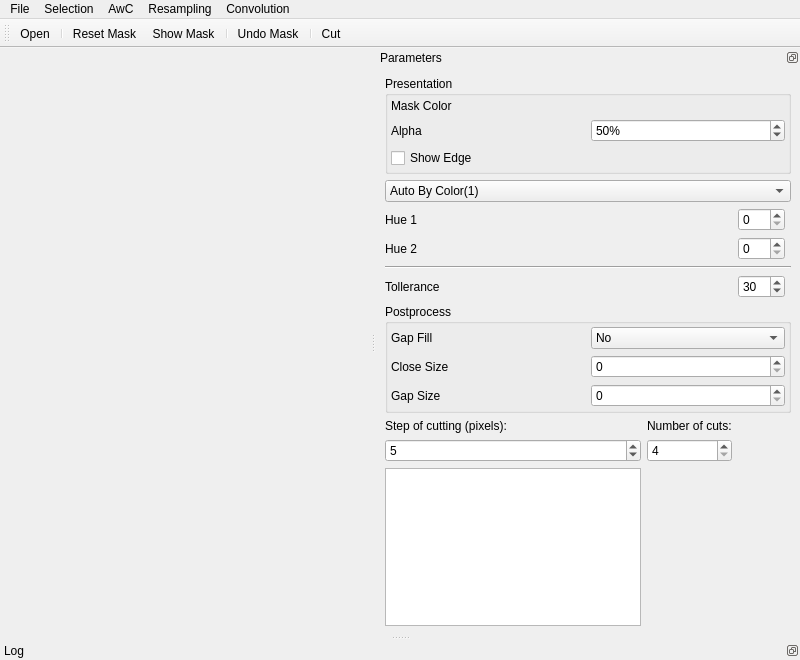
<?xml version="1.0" encoding="UTF-8"?>
<ui version="4.0">
 <class>TestSuperResolutionMainWindowClass</class>
 <widget class="QMainWindow" name="TestSuperResolutionMainWindowClass">
  <property name="geometry">
   <rect>
    <x>0</x>
    <y>0</y>
    <width>800</width>
    <height>660</height>
   </rect>
  </property>
  <property name="windowTitle">
   <string>MainWindow</string>
  </property>
  <widget class="QWidget" name="centralwidget"/>
  <widget class="QDockWidget" name="parametersWidget">
   <property name="minimumSize">
    <size>
     <width>358</width>
     <height>582</height>
    </size>
   </property>
   <property name="features">
    <set>QDockWidget::DockWidgetFloatable|QDockWidget::DockWidgetMovable</set>
   </property>
   <property name="windowTitle">
    <string>Parameters</string>
   </property>
   <attribute name="dockWidgetArea">
    <number>2</number>
   </attribute>
   <widget class="QWidget" name="dockWidgetContents_2">
    <layout class="QGridLayout" name="gridLayout">
     <item row="1" column="1" colspan="4">
      <widget class="QComboBox" name="maskComboBox">
       <property name="currentIndex">
        <number>2</number>
       </property>
       <item>
        <property name="text">
         <string>Hue Mask</string>
        </property>
       </item>
       <item>
        <property name="text">
         <string>Auto By Color</string>
        </property>
       </item>
       <item>
        <property name="text">
         <string>Auto By Color(1)</string>
        </property>
       </item>
      </widget>
     </item>
     <item row="2" column="1" colspan="2">
      <widget class="QLabel" name="label">
       <property name="text">
        <string>Hue 1</string>
       </property>
      </widget>
     </item>
     <item row="10" column="1">
      <widget class="QSpinBox" name="pixelsSpinBox">
       <property name="maximum">
        <number>1000</number>
       </property>
       <property name="value">
        <number>5</number>
       </property>
      </widget>
     </item>
     <item row="5" column="3">
      <widget class="QSpinBox" name="toleranceSpinBox">
       <property name="maximum">
        <number>900</number>
       </property>
       <property name="value">
        <number>30</number>
       </property>
      </widget>
     </item>
     <item row="11" column="1">
      <widget class="QListWidget" name="mWidgetList"/>
     </item>
     <item row="8" column="1">
      <widget class="QLabel" name="label_9">
       <property name="text">
        <string>Step of cutting (pixels):</string>
       </property>
      </widget>
     </item>
     <item row="3" column="1" colspan="2">
      <widget class="QLabel" name="label_2">
       <property name="text">
        <string>Hue 2</string>
       </property>
      </widget>
     </item>
     <item row="0" column="1" colspan="4">
      <widget class="QGroupBox" name="groupBox">
       <property name="title">
        <string>Presentation</string>
       </property>
       <layout class="QGridLayout" name="gridLayout_2">
        <property name="leftMargin">
         <number>3</number>
        </property>
        <property name="topMargin">
         <number>3</number>
        </property>
        <property name="rightMargin">
         <number>3</number>
        </property>
        <property name="bottomMargin">
         <number>3</number>
        </property>
        <item row="0" column="1">
         <widget class="RgbColorParametersControlWidget" name="maskColorWidget" native="true"/>
        </item>
        <item row="0" column="0">
         <widget class="QLabel" name="label_4">
          <property name="text">
           <string>Mask Color</string>
          </property>
         </widget>
        </item>
        <item row="2" column="0">
         <widget class="QCheckBox" name="showEdgeCheckBox">
          <property name="text">
           <string>Show Edge</string>
          </property>
         </widget>
        </item>
        <item row="1" column="0">
         <widget class="QLabel" name="label_8">
          <property name="text">
           <string>Alpha</string>
          </property>
         </widget>
        </item>
        <item row="1" column="1">
         <widget class="QSpinBox" name="maskAlphaSpinBox">
          <property name="suffix">
           <string>%</string>
          </property>
          <property name="maximum">
           <number>100</number>
          </property>
          <property name="value">
           <number>50</number>
          </property>
         </widget>
        </item>
       </layout>
      </widget>
     </item>
     <item row="5" column="1">
      <widget class="QLabel" name="label_3">
       <property name="text">
        <string>Tollerance</string>
       </property>
      </widget>
     </item>
     <item row="2" column="3">
      <widget class="QSpinBox" name="hue1SpinBox">
       <property name="maximum">
        <number>360</number>
       </property>
      </widget>
     </item>
     <item row="3" column="3">
      <widget class="QSpinBox" name="hue2SpinBox">
       <property name="maximum">
        <number>360</number>
       </property>
      </widget>
     </item>
     <item row="4" column="1" colspan="4">
      <widget class="Line" name="line">
       <property name="orientation">
        <enum>Qt::Horizontal</enum>
       </property>
      </widget>
     </item>
     <item row="7" column="1" colspan="4">
      <widget class="QGroupBox" name="groupBox_2">
       <property name="title">
        <string>Postprocess</string>
       </property>
       <layout class="QGridLayout" name="gridLayout_3">
        <property name="leftMargin">
         <number>3</number>
        </property>
        <property name="topMargin">
         <number>3</number>
        </property>
        <property name="rightMargin">
         <number>3</number>
        </property>
        <property name="bottomMargin">
         <number>3</number>
        </property>
        <item row="0" column="0">
         <widget class="QLabel" name="label_5">
          <property name="text">
           <string>Gap Fill</string>
          </property>
         </widget>
        </item>
        <item row="0" column="1">
         <widget class="QComboBox" name="postFillComboBox">
          <item>
           <property name="text">
            <string>No</string>
           </property>
          </item>
          <item>
           <property name="text">
            <string>Fill with morphology</string>
           </property>
          </item>
          <item>
           <property name="text">
            <string>Fill small gaps</string>
           </property>
          </item>
         </widget>
        </item>
        <item row="1" column="0">
         <widget class="QLabel" name="label_6">
          <property name="text">
           <string>Close Size</string>
          </property>
         </widget>
        </item>
        <item row="1" column="1">
         <widget class="QSpinBox" name="fillCloseSizeSpinBox"/>
        </item>
        <item row="2" column="0">
         <widget class="QLabel" name="label_7">
          <property name="text">
           <string>Gap Size</string>
          </property>
         </widget>
        </item>
        <item row="2" column="1">
         <widget class="QSpinBox" name="fillGapSizeSpinBox"/>
        </item>
       </layout>
      </widget>
     </item>
     <item row="11" column="3">
      <spacer name="verticalSpacer">
       <property name="orientation">
        <enum>Qt::Vertical</enum>
       </property>
       <property name="sizeHint" stdset="0">
        <size>
         <width>20</width>
         <height>40</height>
        </size>
       </property>
      </spacer>
     </item>
     <item row="10" column="2">
      <widget class="QSpinBox" name="countImSpinBox">
       <property name="minimum">
        <number>4</number>
       </property>
       <property name="maximum">
        <number>6</number>
       </property>
      </widget>
     </item>
     <item row="8" column="2">
      <widget class="QLabel" name="label_10">
       <property name="text">
        <string>Number of cuts:</string>
       </property>
      </widget>
     </item>
    </layout>
   </widget>
  </widget>
  <widget class="QDockWidget" name="logWidget_2">
   <property name="features">
    <set>QDockWidget::DockWidgetFloatable|QDockWidget::DockWidgetMovable</set>
   </property>
   <property name="windowTitle">
    <string>Log</string>
   </property>
   <attribute name="dockWidgetArea">
    <number>8</number>
   </attribute>
   <widget class="QWidget" name="dockWidgetContents_3"/>
  </widget>
  <widget class="QToolBar" name="toolBar">
   <property name="minimumSize">
    <size>
     <width>22</width>
     <height>22</height>
    </size>
   </property>
   <property name="windowTitle">
    <string>toolBar</string>
   </property>
   <attribute name="toolBarArea">
    <enum>TopToolBarArea</enum>
   </attribute>
   <attribute name="toolBarBreak">
    <bool>false</bool>
   </attribute>
   <addaction name="actionOpen"/>
   <addaction name="separator"/>
   <addaction name="actionResetMask"/>
   <addaction name="actionShowMask"/>
   <addaction name="separator"/>
   <addaction name="actionUndoMask"/>
   <addaction name="separator"/>
   <addaction name="actionCut"/>
  </widget>
  <widget class="QMenuBar" name="menubar">
   <property name="geometry">
    <rect>
     <x>0</x>
     <y>0</y>
     <width>800</width>
     <height>20</height>
    </rect>
   </property>
   <widget class="QMenu" name="menuFile">
    <property name="title">
     <string>File</string>
    </property>
    <addaction name="actionOpen"/>
    <addaction name="actionQuit"/>
   </widget>
   <widget class="QMenu" name="menuSelection">
    <property name="title">
     <string>Selection</string>
    </property>
    <addaction name="actionResetMask"/>
   </widget>
   <widget class="QMenu" name="menuAwC">
    <property name="title">
     <string>AwC</string>
    </property>
    <addaction name="actionAdd"/>
    <addaction name="separator"/>
    <addaction name="separator"/>
    <addaction name="actionClear"/>
   </widget>
   <widget class="QMenu" name="menuResampling">
    <property name="title">
     <string>Resampling</string>
    </property>
    <addaction name="actionResample_with_bilinear_interpolation"/>
    <addaction name="actionResample_with_Lancsoz_filter_2x2"/>
    <addaction name="actionResample_with_Lancsoz_filter_4x4"/>
    <addaction name="actionResample_with_Lancsoz_filter_6x6"/>
    <addaction name="actionResample_with_Lancsoz_filter_8x8"/>
    <addaction name="actionResample_with_Nearest_Neighbour"/>
   </widget>
   <widget class="QMenu" name="menuConvolution">
    <property name="title">
     <string>Convolution</string>
    </property>
    <addaction name="actionUse_convolution"/>
   </widget>
   <addaction name="menuFile"/>
   <addaction name="menuSelection"/>
   <addaction name="menuAwC"/>
   <addaction name="menuResampling"/>
   <addaction name="menuConvolution"/>
  </widget>
  <action name="actionOpen">
   <property name="icon">
    <iconset resource="../../../resources/main.qrc">
     <normaloff>:/new/prefix1/remove.png</normaloff>:/new/prefix1/remove.png</iconset>
   </property>
   <property name="text">
    <string>Open</string>
   </property>
  </action>
  <action name="actionQuit">
   <property name="text">
    <string>Quit</string>
   </property>
  </action>
  <action name="actionResetMask">
   <property name="icon">
    <iconset resource="../../../resources/main.qrc">
     <normaloff>:/new/prefix1/bullet_blue.png</normaloff>:/new/prefix1/bullet_blue.png</iconset>
   </property>
   <property name="text">
    <string>Reset Mask</string>
   </property>
  </action>
  <action name="actionShowMask">
   <property name="checkable">
    <bool>true</bool>
   </property>
   <property name="icon">
    <iconset resource="../../../resources/main.qrc">
     <normaloff>:/new/prefix1/select.png</normaloff>:/new/prefix1/select.png</iconset>
   </property>
   <property name="text">
    <string>Show Mask</string>
   </property>
  </action>
  <action name="actionUndoMask">
   <property name="icon">
    <iconset resource="../../../resources/main.qrc">
     <normaloff>:/new/prefix1/back_alt.png</normaloff>:/new/prefix1/back_alt.png</iconset>
   </property>
   <property name="text">
    <string>Undo Mask</string>
   </property>
  </action>
  <action name="actionAdd">
   <property name="text">
    <string>Add</string>
   </property>
  </action>
  <action name="actionClear">
   <property name="text">
    <string>Clear</string>
   </property>
  </action>
  <action name="actionResample_current_picture">
   <property name="text">
    <string>Resample current picture</string>
   </property>
  </action>
  <action name="actionResample_with_bilinear_interpolation">
   <property name="text">
    <string>Resample with bilinear interpolation</string>
   </property>
  </action>
  <action name="actionResample_with_Lancsoz_filter_2x2">
   <property name="text">
    <string>Resample with Lancsoz filter 2x2</string>
   </property>
  </action>
  <action name="actionResample_with_Lancsoz_filter_4x4">
   <property name="text">
    <string>Resample with Lancsoz filter 4x4</string>
   </property>
  </action>
  <action name="actionResample_with_Lancsoz_filter_6x6">
   <property name="text">
    <string>Resample with Lancsoz filter 6x6</string>
   </property>
  </action>
  <action name="actionResample_with_Lancsoz_filter_8x8">
   <property name="text">
    <string>Resample with Lancsoz filter 8x8</string>
   </property>
  </action>
  <action name="actionResample_with_Nearest_Neighbour">
   <property name="text">
    <string>Resample with Nearest Neighbour</string>
   </property>
  </action>
  <action name="actionCut">
   <property name="icon">
    <iconset resource="../../../resources/main.qrc">
     <normaloff>:/new/prefix1/cuts.png</normaloff>:/new/prefix1/cuts.png</iconset>
   </property>
   <property name="text">
    <string>Cut</string>
    </property>
  </action>
  <action name="actionUse_convolution">
   <property name="text">
    <string>Use</string>
   </property>
  </action>
  <action name="actionConvolution">
   <property name="text">
    <string>Convolution</string>
   </property>
  </action>
 </widget>
 <customwidgets>
  <customwidget>
   <class>RgbColorParametersControlWidget</class>
   <extends>QWidget</extends>
   <header>rgbColorParametersControlWidget.h</header>
  </customwidget>
 </customwidgets>
 <resources>
  <include location="../../../resources/main.qrc"/>
  <include location="../../../resources/main.qrc"/>
  <include location="../../../resources/main.qrc"/>
  <include location="../../../resources/main.qrc"/>
  <include location="../../../resources/main.qrc"/>
 </resources>
 <connections/>
</ui>
